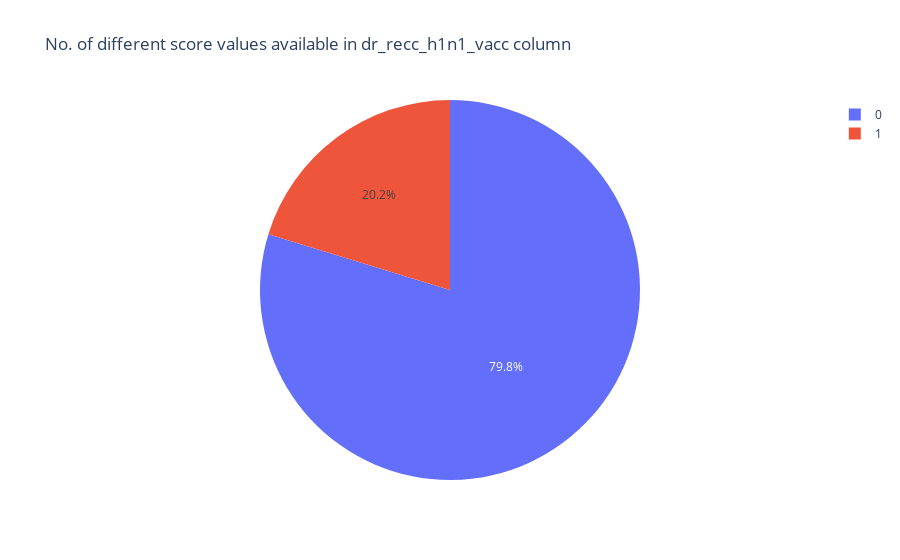

The code cell stored with this chart in its notebook:
### Code cell
## To see how many different values inside 1 columns

quality_counts = data_frame['dr_recc_h1n1_vacc'].value_counts().reset_index()
quality_counts.columns = ['dr_recc_h1n1_vacc', 'Count']
# Creating a pie chart
fig = px.pie(quality_counts, values='Count', names='dr_recc_h1n1_vacc', title='No. of different score values available in dr_recc_h1n1_vacc column')
fig.show()

### Figure 1 — Plotly figure (JSON) as saved in the notebook; plotly's stock layout.template omitted (floating-point values rounded to 4 significant figures)
{"data": [{"domain": {"x": [0, 1], "y": [0, 1]}, "hovertemplate": "dr_recc_h1n1_vacc=%{label}<br>Count=%{value}<extra></extra>", "labels": [0, 1], "legendgroup": "", "name": "", "showlegend": true, "type": "pie", "values": [21299, 5408]}], "layout": {"legend": {"tracegroupgap": 0}, "title": {"text": "No. of different score values available in dr_recc_h1n1_vacc column"}}}
